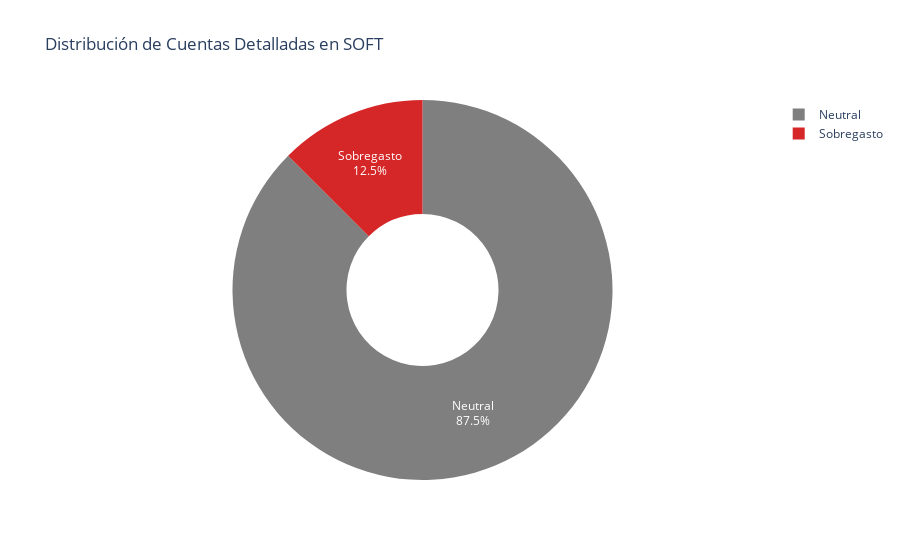

Notebook cell for this chart:
### Code cell
import plotly.express as px

# 1. Reconstruir conteo_estado desde df_soft ———
conteo_estado = (
    df_soft["Estado"]
    .value_counts()
    .rename_axis("Estado")
    .reset_index(name="Cantidad")
)

# 2. Gráfico de pastel de estados en SOFT ———
fig = px.pie(
    conteo_estado,
    names="Estado",
    values="Cantidad",
    title="Distribución de Cuentas Detalladas en SOFT",
    hole=0.4,
    color="Estado",
    color_discrete_map={
        "Sobregasto": "#D62728",
        "Ahorro":     "#2CA02C",
        "Neutral":    "#7F7F7F"
    }
)

# 3. Etiquetas y hover
fig.update_traces(
    textinfo="percent+label",
    hovertemplate="<b>%{label}</b><br>Porcentaje: %{percent:.2%}<br>Cuentas: %{value}"
)

fig.show()


# 4. Tabla detallada de SOFT ———
columnas = [
    "ACCT", "Etiqueta", "COST TO DATE", "COMMITMENTS", "TOTAL COSTO",
    "BUDGET", "DIFERENCIA vs BUDGET", "Estado"
]

tabla_detalle_soft = (
    df_soft[columnas]
    .copy()
    .sort_values(by=["Estado", "DIFERENCIA vs BUDGET"])
)

# 5. Formatear montos sin notación exponencial
for col in ["COST TO DATE", "COMMITMENTS", "TOTAL COSTO", "BUDGET", "DIFERENCIA vs BUDGET"]:
    tabla_detalle_soft[col] = tabla_detalle_soft[col].map(lambda x: f"${x:,.2f}")

display(tabla_detalle_soft)

### Figure 1 — Plotly figure (JSON) as saved in the notebook; plotly's stock layout.template omitted (floating-point values rounded to 4 significant figures)
{"data": [{"customdata": [["Neutral"], ["Sobregasto"]], "domain": {"x": [0, 1], "y": [0, 1]}, "hole": 0.4, "hovertemplate": "<b>%{label}</b><br>Porcentaje: %{percent:.2%}<br>Cuentas: %{value}", "labels": ["Neutral", "Sobregasto"], "legendgroup": "", "marker": {"colors": ["#7F7F7F", "#D62728"]}, "name": "", "showlegend": true, "textinfo": "percent+label", "type": "pie", "values": [14, 2]}], "layout": {"legend": {"tracegroupgap": 0}, "title": {"text": "Distribución de Cuentas Detalladas en SOFT"}}}
